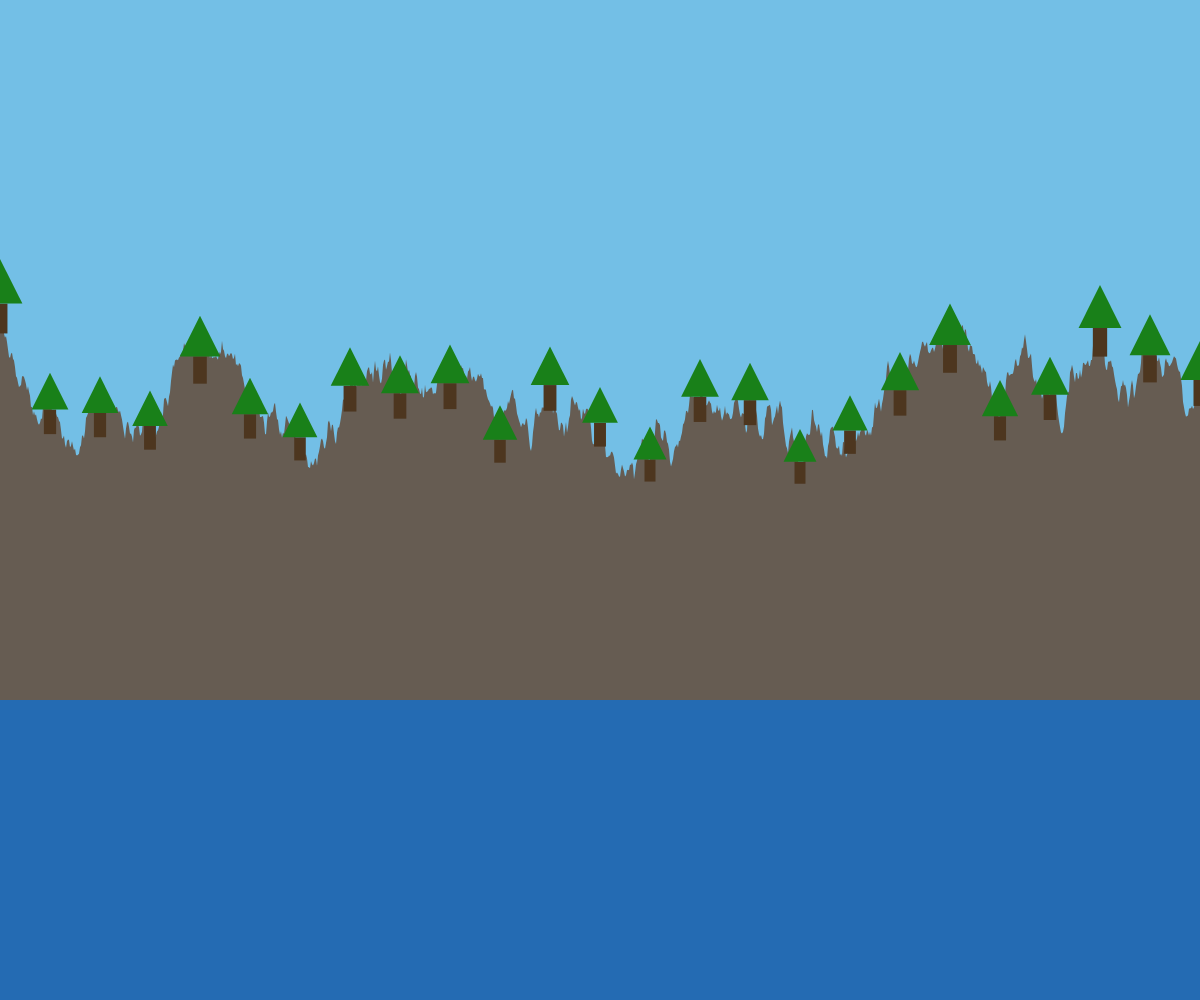
Frame 1 (no input)
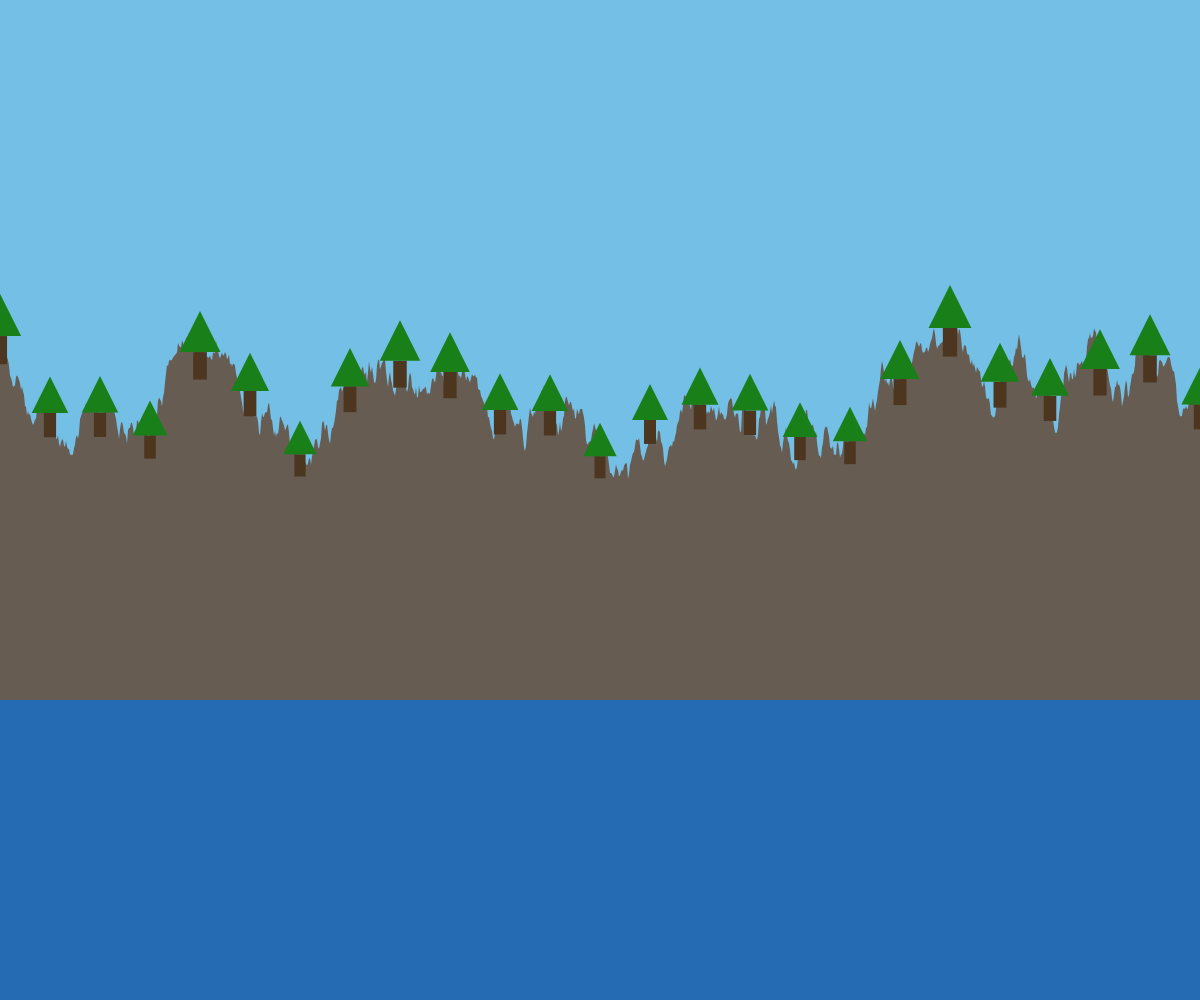
Frame 60 (no input)
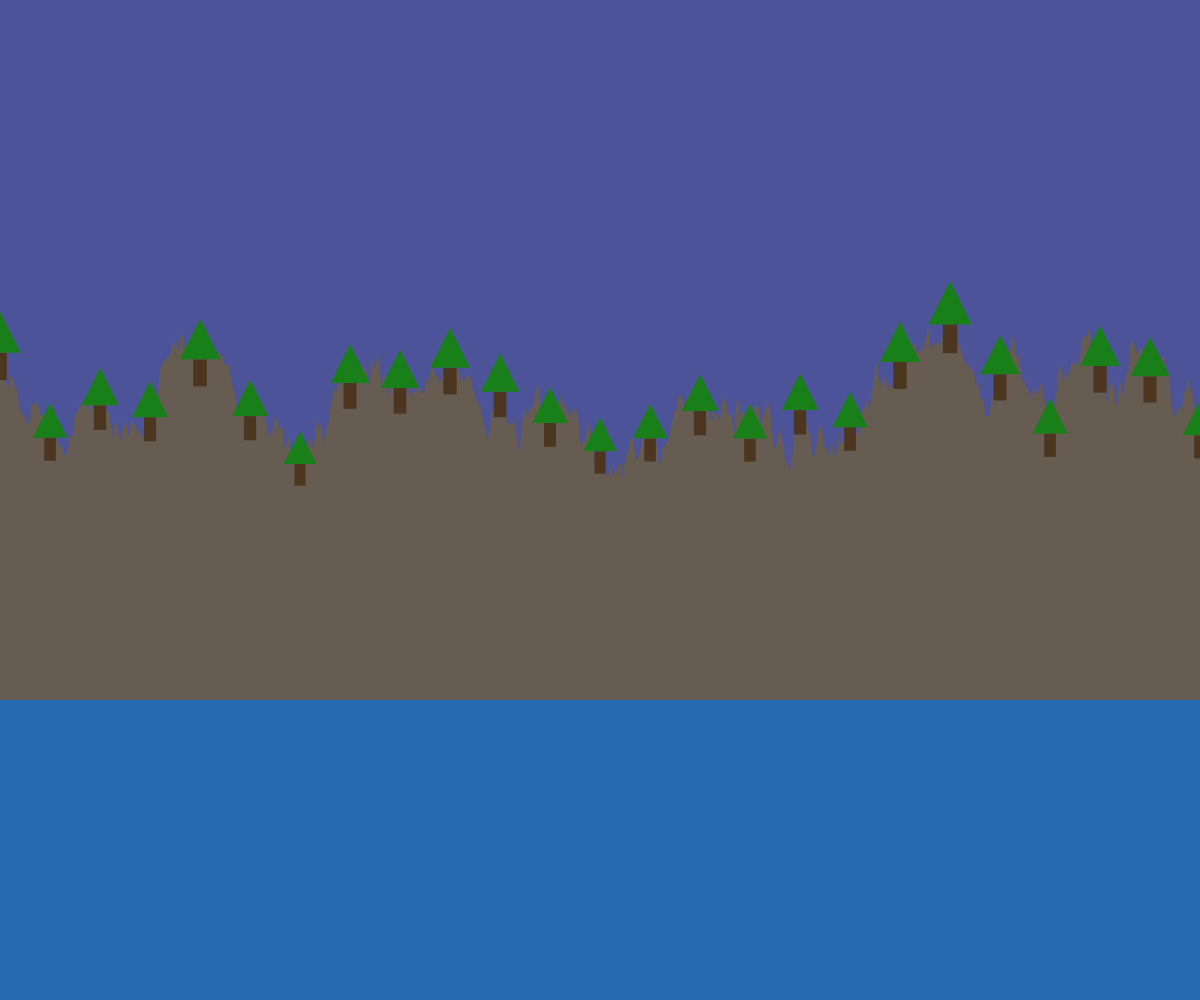
Frame 120 (the mouse pressed at the canvas centre since frame 60)

The p5.js sketch that drew these frames (run headless with seeded random() and noise() and a simulated clock; from frame 60 on, the mouse is pressed at the canvas centre):

// p5.js sketch
// ── sketch.js
let noiseOffset = 0;
let noiseDetailValue = 8; // Number of octaves for Perlin noise
let noiseFalloff = 0.65; // How much each octave contributes

function setup() {
  createCanvas(windowWidth, windowHeight);
  colorMode(HSB, 360, 100, 100); // Use HSB for easier color manipulation
  noiseDetail(noiseDetailValue, noiseFalloff); // Set Perlin noise detail
  noStroke();
}

// Helper function to draw a simple tree
function drawTree(x, y, treeScale) {
  push(); // Isolate transformations for this tree
  translate(x, y); // Move origin to the tree's base
  scale(treeScale); // Scale the tree

  // Trunk
  fill(30, 60, 30); // Dark brown
  rect(-5, 0, 10, 20); // x, y, width, height

  // Canopy (triangle)
  fill(120, 80, 50); // Green
  triangle(0, -30, -15, 0, 15, 0); // tip, bottom-left, bottom-right
  pop(); // Restore original transformations
}

function draw() {
  // --- Sky Color (based on mouseY) ---
  let skyHue = map(mouseY, 0, height, 200, 270); // Blue to deep purple
  let skyBrightness = map(mouseY, 0, height, 90, 30); // Brighter at top, darker at bottom
  background(skyHue, 50, skyBrightness);

  let oceanHeight = height * 0.3; // 30% of the screen is ocean
  let mountainBaseY = height - oceanHeight; // Mountains sit on top of the ocean

  // Store mountain points to use for tree placement
  let mountainPoints = [];

  // --- Mountains ---
  fill(30, 20, 40); // Dark brown/gray mountain color

  beginShape();
  vertex(0, height); // Start at bottom-left for mountain base

  for (let x = 0; x <= width; x++) {
    let yNoise = noise((x / 100) + noiseOffset);
    let mountainHeight = map(yNoise, 0, 1, height * 0.1, height * 0.4);
    let y = mountainBaseY - mountainHeight;
    vertex(x, y);
    mountainPoints.push({ x: x, y: y });
  }

  vertex(width, height); // End at bottom-right for mountain base
  endShape(CLOSE);

  // --- Trees ---
  for (let i = 0; i < mountainPoints.length; i += 50) { // Place a tree every 50 pixels horizontally
    let p = mountainPoints[i];
    // Scale trees based on their y position (higher = smaller)
    let treeScale = map(
      p.y,
      mountainBaseY,
      mountainBaseY - height * 0.4,
      0.5,
      1.5,
      true
    );
    drawTree(p.x, p.y, treeScale);
  }

  // --- Ocean --- (Drawn last to appear on top of mountain base and trees)
  fill(210, 80, 70); // Deep blue ocean color
  rect(0, height - oceanHeight, width, oceanHeight);

  // Slowly move through the noise landscape to give a sense of movement
  noiseOffset += 0.001;
}

function windowResized() {
  resizeCanvas(windowWidth, windowHeight);
}
